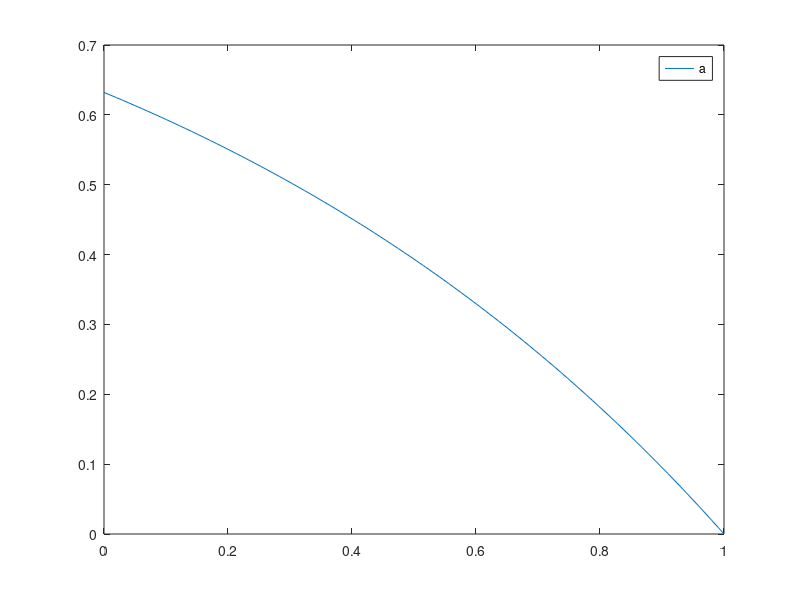

This figure's MATLAB source:
A = 2;
dx = 0.5;
Pr_p = @(P1,dx) 1-exp(-A.*dx .* ( 1- P1) );

P_1_vector = linspace(0,1,100);
dx_range = dx;
plot_matrix = zeros(length(dx_range),length(P_1_vector));

for i = 1:length(dx_range)
    dx = dx_range(i);
    plot_matrix(i,:) = Pr_p(P_1_vector, dx);
end

plot(P_1_vector, plot_matrix);
legend('a')